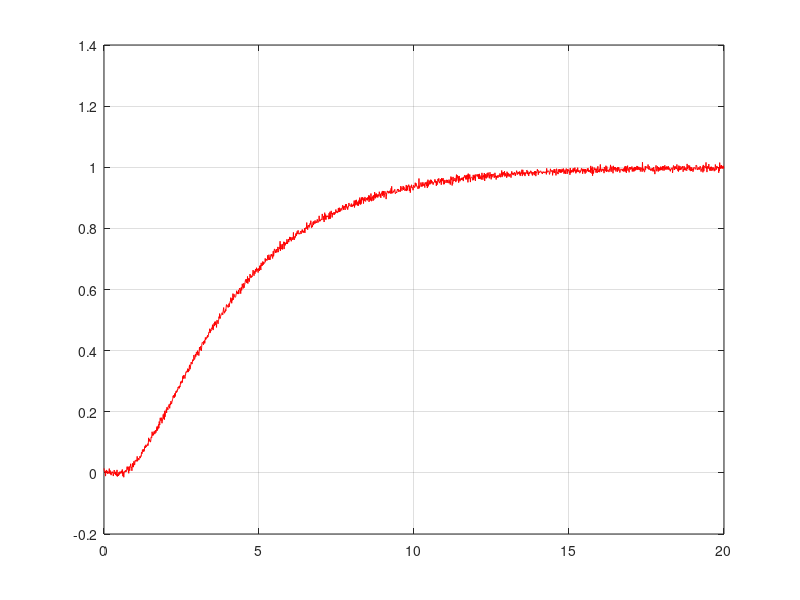

The MATLAB source for this figure: (Note: this script raises an error after producing the figure.)
%% import data
load t.mat;
load y.mat;

%%  1st-order system identification
figure(1)
plot(t, y, 'red'); grid on; hold on;

G = tf(1, [4, 1], 'InputDelay', 0.6); step(G);

grid on;

%%  2nd-order system identification
figure(2)

plot(t, y, 'red'); grid on; hold on;

z=1.2; wn=0.6; G = tf(wn^2, [1, 2*z*wn, wn^2], 'InputDelay', 0.6); step(G);

grid on;

